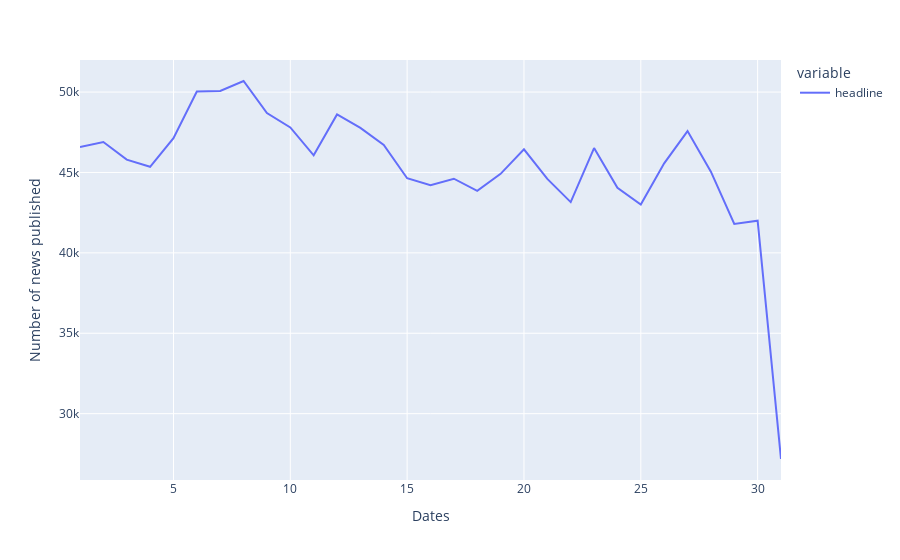

Write notebook code for a chart like this one.
### Markdown cell above
**Observation**
- After 2011, the number of news coverage was almost the same throughout the decade.

### Code cell
px.line(news.groupby([news.index.day])['headline'].count(), labels={'value' : 'Number of news published', 'date' : 'Dates'})

### Figure 1 — Plotly figure (JSON) as saved in the notebook; plotly's stock layout.template omitted (floating-point values rounded to 4 significant figures)
{"data": [{"hovertemplate": "variable=headline<br>Dates=%{x}<br>Number of news published=%{y}<extra></extra>", "legendgroup": "headline", "line": {"color": "#636efa", "dash": "solid"}, "marker": {"symbol": "circle"}, "mode": "lines", "name": "headline", "orientation": "v", "showlegend": true, "type": "scatter", "x": [1, 2, 3, 4, 5, 6, 7, 8, 9, 10, 11, 12, 13, 14, 15, 16, 17, 18, 19, 20, 21, 22, 23, 24, 25, 26, 27, 28, 29, 30, 31], "xaxis": "x", "y": [46582, 46894, 45797, 45353, 47128, 50032, 50068, 50688, 48692, 47799, 46063, 48607, 47771, 46711, 44640, 44203, 44612, 43857, 44913, 46440, 44597, 43156, 46518, 44041, 43007, 45565, 47575, 45048, 41794, 41997, 27180], "yaxis": "y"}], "layout": {"legend": {"title": {"text": "variable"}, "tracegroupgap": 0}, "margin": {"t": 60}, "xaxis": {"anchor": "y", "domain": [0, 1], "title": {"text": "Dates"}}, "yaxis": {"anchor": "x", "domain": [0, 1], "title": {"text": "Number of news published"}}}}
